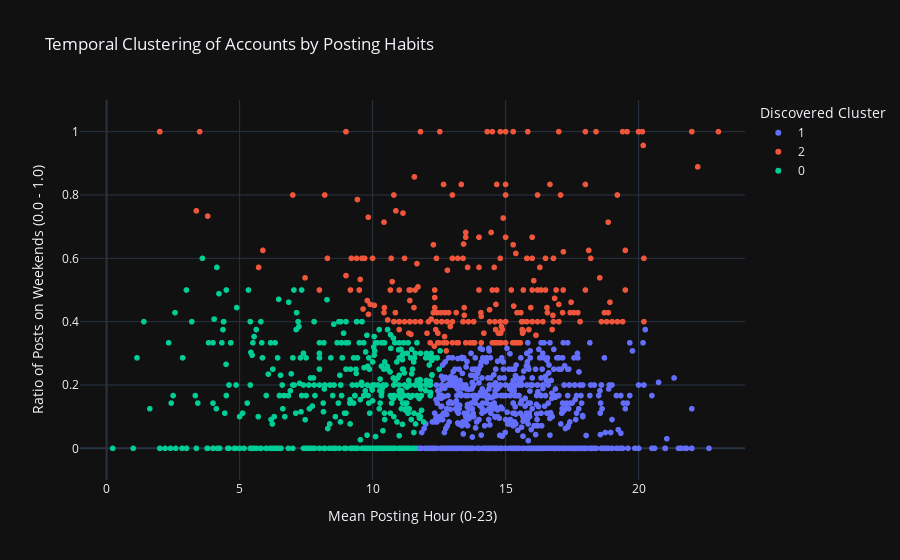

Source (notebook cell):
### Code cell
import plotly.express as px
import polars as pl

# We assume 'account_features_clustered' is in memory from the previous step
print("--- Step 4 (Modified): Visualizing Clusters in Notebook ---")

if 'account_features_clustered' not in locals():
    print("Error: 'account_features_clustered' not found. Please re-run Step 3 first.")
else:
    try:
        # --- 1. Prepare DataFrame for Plotting ---
        # Convert cluster label to string so Plotly treats it as a category (distinct colors)
        plot_df = account_features_clustered.with_columns(
            pl.col('cluster').cast(pl.String).alias('cluster_label')
        )

        # --- 2. Create the 2D Scatter Plot ---
        print("Generating 2D cluster scatter plot...")

        fig = px.scatter(
            plot_df.to_pandas(),  # Plotly express works well with Pandas
            x="hour_of_day_mean",
            y="is_weekend_ratio",
            color="cluster_label",  # Color the dots based on their assigned cluster
            title="Temporal Clustering of Accounts by Posting Habits",
            labels={
                "hour_of_day_mean": "Mean Posting Hour (0-23)",
                "is_weekend_ratio": "Ratio of Posts on Weekends (0.0 - 1.0)",
                "cluster_label": "Discovered Cluster"
            },
            # Add hover data to see info for specific accounts
            hover_data=["account.id", "total_posts"]
        )

        fig.update_layout(xaxis=dict(range=[-1, 24]), yaxis=dict(range=[-0.1, 1.1]))

        # This command displays the plot in the notebook without needing kaleido
        fig.show()
        print("Plot displayed successfully in the notebook.")

    except Exception as e:
        print(f"An error occurred during visualization: {e}")

### Figure 1 — Plotly figure (JSON) as saved in the notebook; plotly's stock layout.template omitted (floating-point values rounded to 4 significant figures; data arrays with more than 128 entries replaced by an {"elided": "..."} marker saying what was removed)
{"data": [{"customdata": {"elided": "814x2 int values"}, "hovertemplate": "Discovered Cluster=1<br>Mean Posting Hour (0-23)=%{x}<br>Ratio of Posts on Weekends (0.0 - 1.0)=%{y}<br>account.id=%{customdata[0]}<br>total_posts=%{customdata[1]}<extra></extra>", "legendgroup": "1", "marker": {"color": "#636efa", "symbol": "circle"}, "mode": "markers", "name": "1", "showlegend": true, "x": {"elided": "814 float values"}, "xaxis": "x", "y": {"elided": "814 float values"}, "yaxis": "y", "type": "scattergl"}, {"customdata": {"elided": "269x2 int values"}, "hovertemplate": "Discovered Cluster=2<br>Mean Posting Hour (0-23)=%{x}<br>Ratio of Posts on Weekends (0.0 - 1.0)=%{y}<br>account.id=%{customdata[0]}<br>total_posts=%{customdata[1]}<extra></extra>", "legendgroup": "2", "marker": {"color": "#EF553B", "symbol": "circle"}, "mode": "markers", "name": "2", "showlegend": true, "x": {"elided": "269 float values"}, "xaxis": "x", "y": {"elided": "269 float values"}, "yaxis": "y", "type": "scattergl"}, {"customdata": {"elided": "478x2 int values"}, "hovertemplate": "Discovered Cluster=0<br>Mean Posting Hour (0-23)=%{x}<br>Ratio of Posts on Weekends (0.0 - 1.0)=%{y}<br>account.id=%{customdata[0]}<br>total_posts=%{customdata[1]}<extra></extra>", "legendgroup": "0", "marker": {"color": "#00cc96", "symbol": "circle"}, "mode": "markers", "name": "0", "showlegend": true, "x": {"elided": "478 float values"}, "xaxis": "x", "y": {"elided": "478 float values"}, "yaxis": "y", "type": "scattergl"}], "layout": {"xaxis": {"anchor": "y", "domain": [0.0, 1.0], "title": {"text": "Mean Posting Hour (0-23)"}, "range": [-1, 24]}, "yaxis": {"anchor": "x", "domain": [0.0, 1.0], "title": {"text": "Ratio of Posts on Weekends (0.0 - 1.0)"}, "range": [-0.1, 1.1]}, "legend": {"title": {"text": "Discovered Cluster"}, "tracegroupgap": 0}, "title": {"text": "Temporal Clustering of Accounts by Posting Habits"}}}
